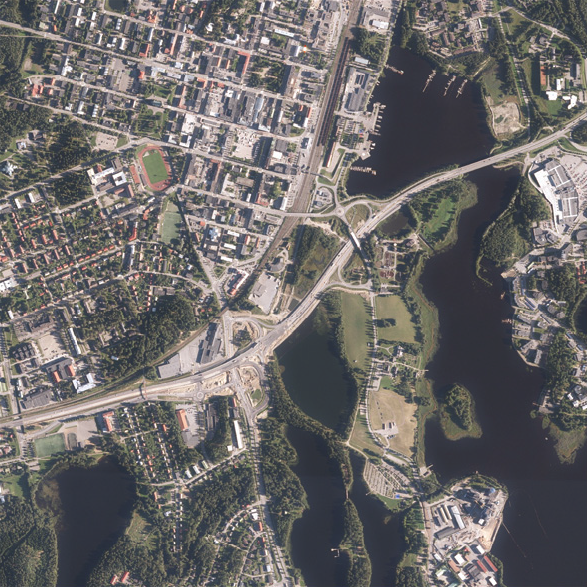
#> input picture projeto_2/Ortokuva.tif, 587 x 587 px
$ python projeto_2.py
#> lines starting #> are read from the running program, lines starting #| are printed output that depends on the picture
# %%
import math
import numpy as np
import matplotlib.pyplot as plt
from scipy import ndimage
from imageio.v2 import imread, imwrite


img = imread('Ortokuva.tif')
#> img is the input picture: shape (587, 587, 3); mean R, G, B 108.8, 105.8, 105.3

#exercicio 1
R = img[:, :, 0].astype(float)
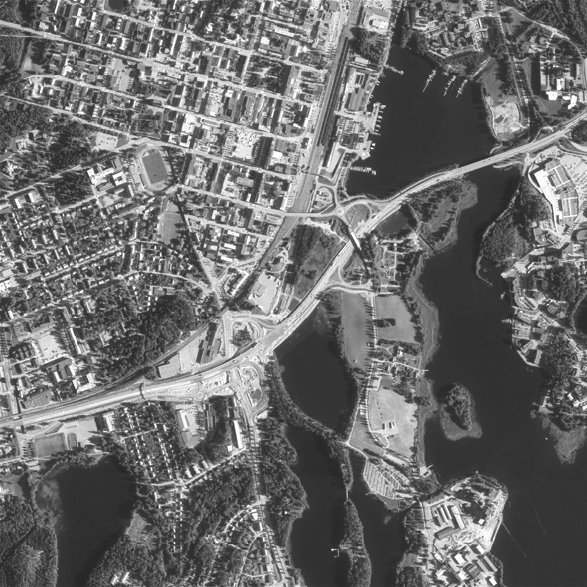
#> R: shape (587, 587) float64; min 36, max 255, mean 108.8
G = img[:, :, 1].astype(float)
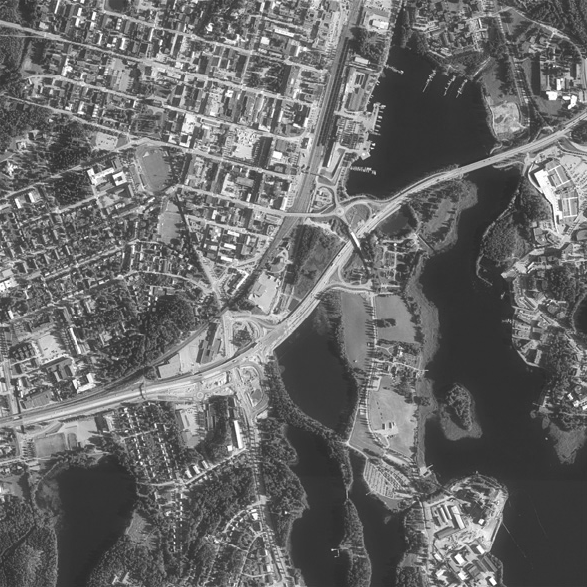
#> G: shape (587, 587) float64; min 41, max 255, mean 105.8
B = img[:, :, 2].astype(float)
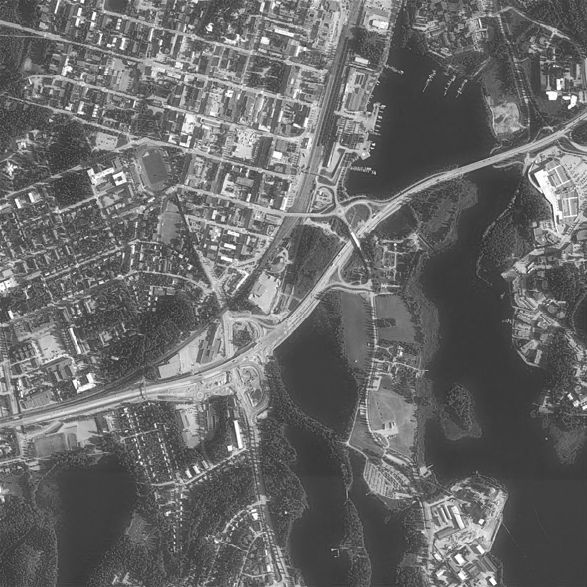
#> B: shape (587, 587) float64; min 40, max 255, mean 105.3

histograma_R, _ = np.histogram(R, bins = 256, range = [0, 256])
#> histograma_R = 256 values, max 13711 at index 52, min 0 at index 0, mean 1346
histograma_G, _ = np.histogram(G, bins = 256, range = [0, 256])
#> histograma_G = 256 values, max 9194 at index 54, min 0 at index 0, mean 1346
histograma_B, _ = np.histogram(B, bins = 256, range = [0, 256])
#> histograma_B = 256 values, max 15768 at index 65, min 0 at index 0, mean 1346

# fig, axs = plt.subplots(2, 3)
# axs[0, 0].imshow(R, 'gray')
# axs[0, 1].imshow(G, 'gray')
# axs[0, 2].imshow(B, 'gray')
# axs[1, 0].plot(histograma_R, color='red')
# axs[1, 0].set_title('R')
# axs[1, 1].plot(histograma_G, color='green')
# axs[1, 1].set_title('G')
# axs[1, 2].plot(histograma_B, color='blue')
# axs[1, 2].set_title('B')

# fig.tight_layout()

#exercicio 2
h, _ = np.histogram(img, bins = 256, range = (0, 256))
#> h = 256 values, max 22008 at index 52, min 0 at index 0, mean 4037.9
# fig, axs = plt.subplots(1, 2)
# axs[0].imshow(img, 'gray')
# axs[1].plot(h, color='gray')

# fig.tight_layout()

#exercicio 3
a = np.min(img)
#> a = 36
b = np.max(img)
#> b = 255
c = 0
d = 255
img_elc = (img-a)*((d-c)/(b-a))+c
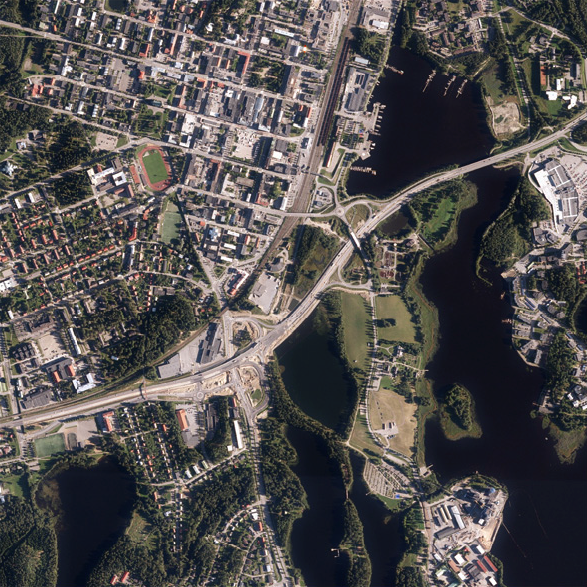
#> img_elc: shape (587, 587, 3) float64; mean R, G, B 84.8, 81.2, 80.7

h_elc, _ = np.histogram(img_elc, bins = 256, range = (0, 256))
#> h_elc = 256 values, max 22008 at index 18, min 0 at index 7, mean 4037.9

#exercicio 4
saturacao = 10/100
p = h.astype(float)/(np.size(img))
#> p = 256 values, max 0.0213 at index 52, min 0 at index 0, mean 0.00391
pa = np.cumsum(p)
#> pa = 256 values from 0 to 1
a1 = float(np.count_nonzero(pa <= saturacao/2) - 1)
#> a1 = 50
b1 = float(np.count_nonzero(pa <= (1-saturacao/2)) - 1)
#> b1 = 202
elc_sat = (img-a1)*((d-c)/(b1-a1))+c

h_elc_sat, _ = np.histogram(elc_sat, bins = 256, range = (0, 256))
#> h_elc_sat = 256 values, max 22008 at index 3, min 0 at index 2, mean 3729.2

#exercicio 6

fig, axs = plt.subplots(2, 3)
axs[0, 0].imshow(img, 'gray')
axs[0, 1].imshow(np.uint8(img_elc), 'gray', vmin=0, vmax=255)
axs[0, 2].imshow(np.uint8(elc_sat), 'gray', vmin=0, vmax=255)
axs[1, 0].plot(h)
axs[1, 1].plot(np.uint8(h_elc))
axs[1, 2].plot(np.uint8(h_elc_sat))


# %%
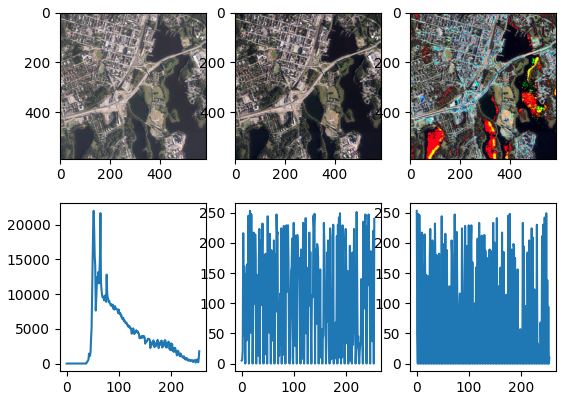
#> figure drawn by matplotlib, 6 panels; panel 4: curve peaks at x = 52, y = 22008; panel 5: curve peaks at x = 16, y = 253; panel 6: curve peaks at x = 0, y = 253
